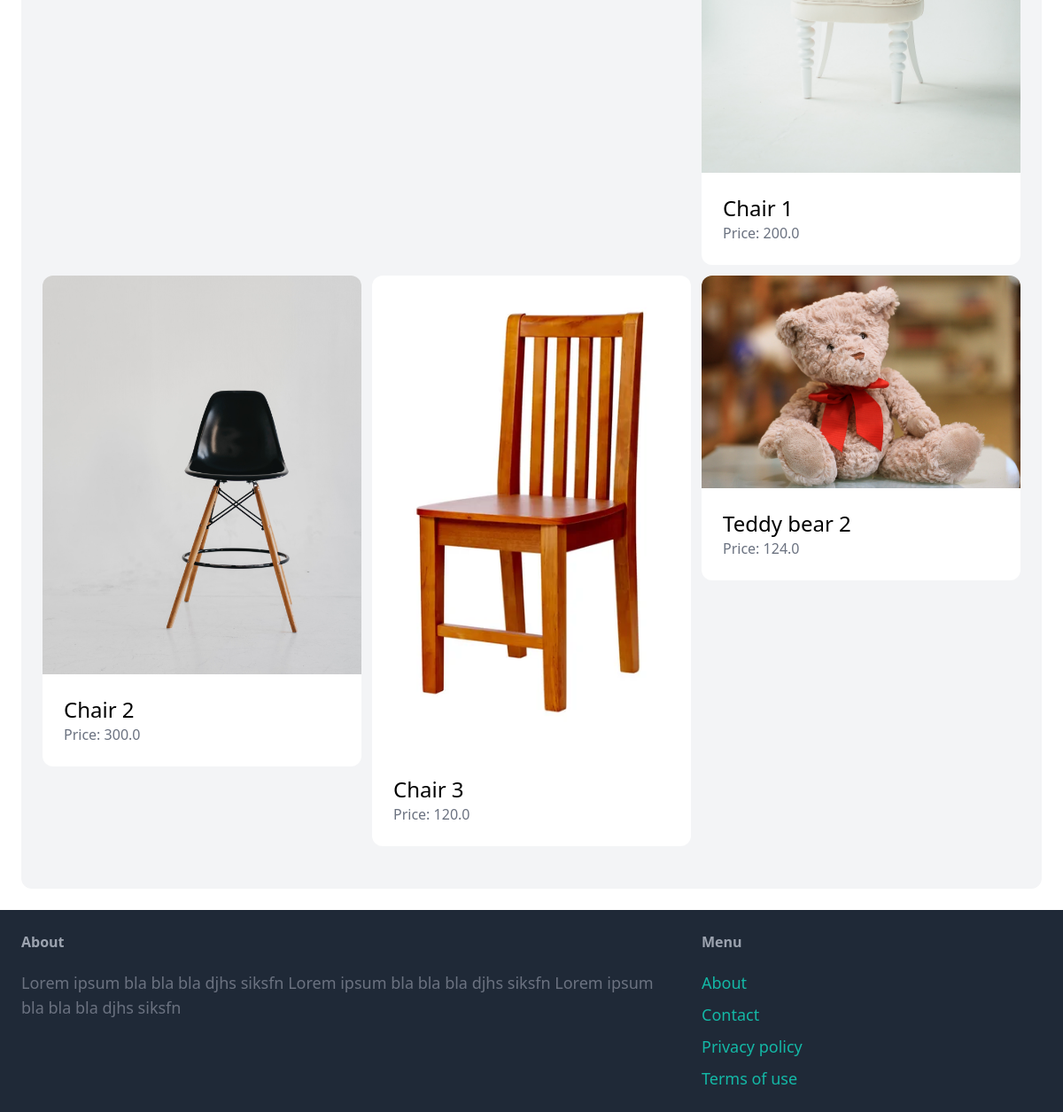
Page /dashboard/ (signed in, lower part) on the earlier database version.
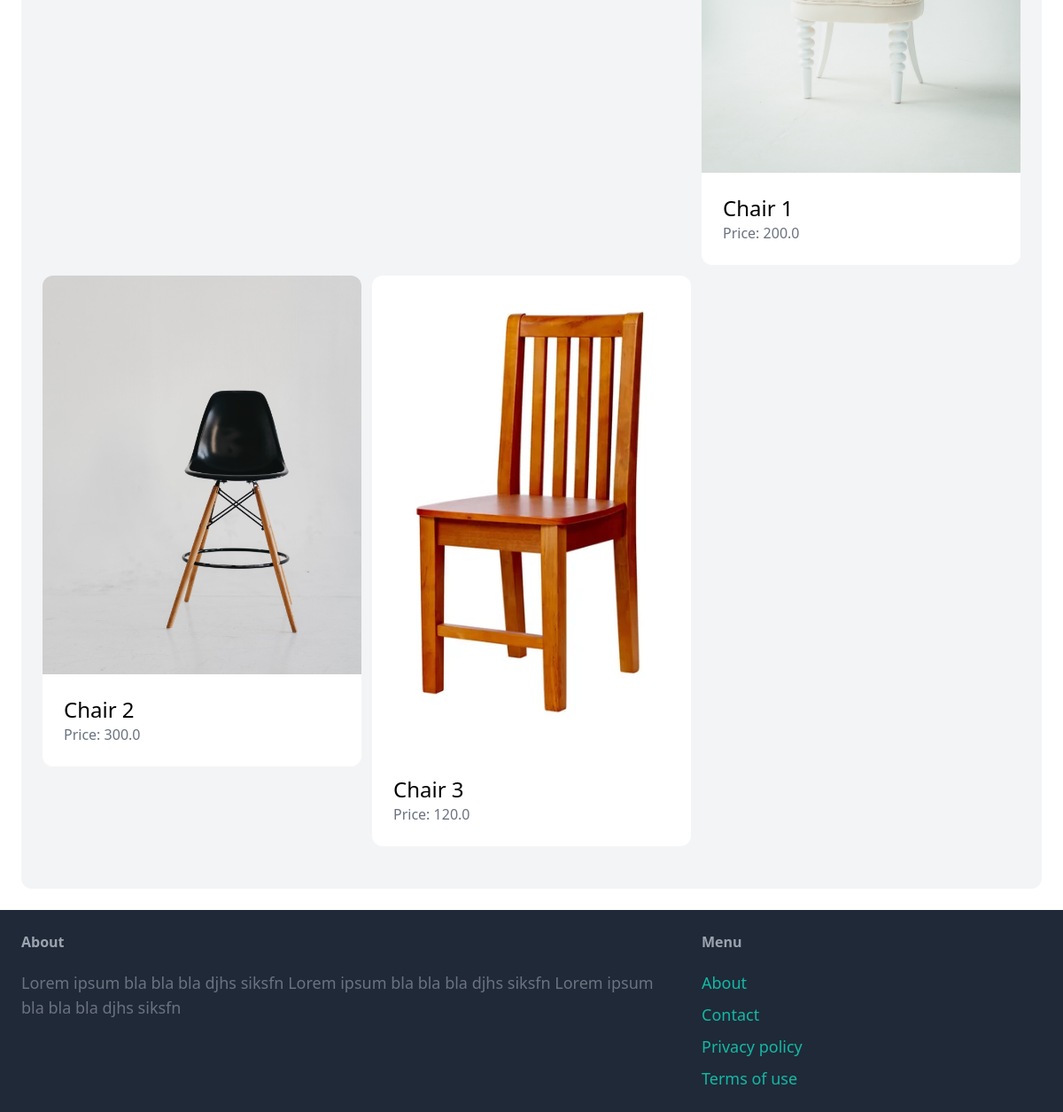
Same page on the later database version.
### item/models.py (models this page shows, shortened)
class Item(models.Model):
    category = models.ForeignKey(Category, related_name='items', on_delete=models.CASCADE)
    name = models.CharField(max_length=255)
    description = models.TextField(blank=True,null=True)
    price = models.FloatField()
    image= models.ImageField(upload_to='item_images', blank=True, null=True)
    is_sold =models.BooleanField(default=False)
    created_by = models.ForeignKey(User, related_name='items', on_delete=models.CASCADE)
    created_at=models.DateTimeField(auto_now_add=True)

### dashboard/views.py (the view)
# urls.py: path('',views.index, name='index'),
@login_required
def index(request):
    items=Item.objects.filter(created_by=request.user)
    return render(request,'dashboard/index.html',{'items':items,})

### dashboard/templates/dashboard/index.html (shortened to what this page needs)
{% extends 'core/base.html' %}
{% block content %}
    <div class="mt-6 px-6 py-12 bg-gray-100 rounded-xl">
        <div class="grid grid-cols-3 gap-3">
            {% for item in items %}
                <div>
                    <a href="{% url 'item:detail' item.id %}">
                        <div>
                            <img src="{{ item.image.url }}" class="rounded-t-xl">
                        </div>
                        <div class="p-6 bg-white rounded-b-xl">
                            <h2 class="text-2xl"> {{ item.name }} </h2>
                            <p class="text-gray-500"> Price: {{ item.price }} </p>
                        </div>
                    </a>
                </div>
            {% endfor %}
        </div>
    </div>
{% endblock %}

Differences in the rows shown:
no longer on this page (row edited): Item: image (picture), name "Teddy bear 2", price "124.0"
